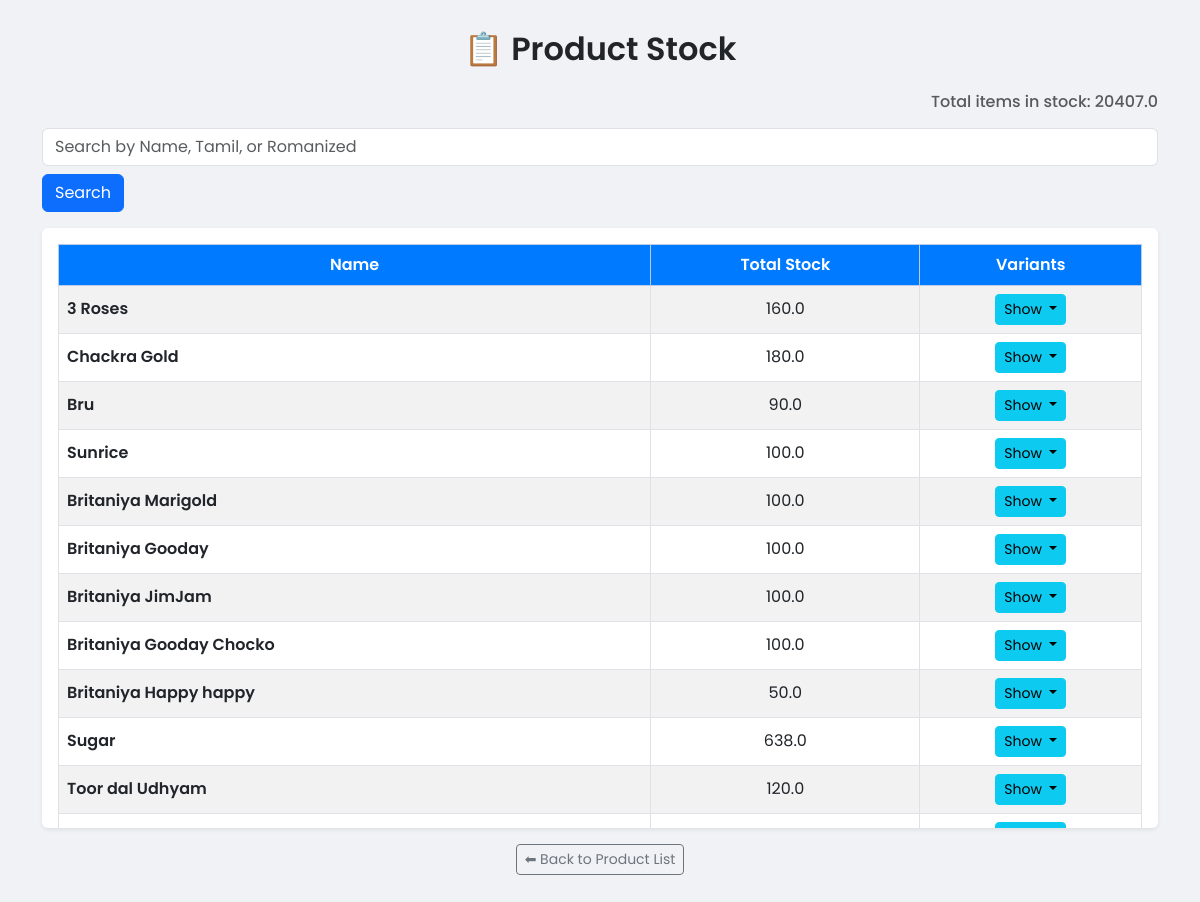
/stock (signed in), run on the app's committed database.
### Bill/models.py (models this page shows, shortened)
class Product(db.Model):
    __tablename__ = 'product'
    id = db.Column(db.Integer, primary_key=True)
    name = db.Column(db.String(100), nullable=False)
    variants = db.relationship('ProductVariant', back_populates='product', cascade='all, delete-orphan')
    sold_by = db.Column(db.String(20))
    price = db.Column(db.Float)
    tamil_name = db.Column(db.String(100))
    romanized_name = db.Column(db.String(100))
    @property
    def total_stock(self):
        return sum(variant.stock for variant in self.variants)

class ProductVariant(db.Model):
    __tablename__ = 'product_variant'
    id = db.Column(db.Integer, primary_key=True)
    product_id = db.Column(db.Integer, db.ForeignKey('product.id'), nullable=False)
    unit = db.Column(db.String(50), nullable=False)
    price = db.Column(db.Float, nullable=False)
    stock = db.Column(db.Float, nullable=False, default=0)
    product = db.relationship('Product', back_populates='variants')

### Bill/app.py (the view)
@app.route('/stock')
@login_required
@admin_required
def stock():
    query = request.args.get('search', '').strip().lower()
    if query:
        products = Product.query.filter(
            (Product.name.ilike(f'%{query}%')) |
            (Product.tamil_name.ilike(f'%{query}%')) |
            (Product.romanized_name.ilike(f'%{query}%'))
        ).all()
    else:
        products = Product.query.all()
    return render_template('stock.html', products=products, search_query=query)

### Bill/app.py (called while the page is built)
@login_manager.user_loader
def load_user(user_id):
    return User.query.get(int(user_id))

def admin_required(f):
    @wraps(f)
    def decorated_function(*args, **kwargs):
        if not current_user.is_authenticated or not getattr(current_user, "is_admin", False):
            abort(403)
        return f(*args, **kwargs)
    return decorated_function

@app.context_processor
def inject_now():
    return {'current_year': datetime.now().year}

### templates/stock.html (shortened to what this page needs)
<!DOCTYPE html>
<html lang="en">
<head>
    <link href="https://cdn.jsdelivr.net/npm/bootstrap@5.3.0/dist/css/bootstrap.min.css" rel="stylesheet">
</head>
<body>
<div class="container">
    <h2 class="text-center mb-4">📋 Product Stock</h2>
    <h6 class="text-end text-muted mb-3">
        Total items in stock: {{ products | map(attribute='total_stock') | sum }}
    </h6>
    <form method="get" action="{{ url_for('stock') }}" class="mb-3">
    <input type="text" name="search" class="form-control" placeholder="Search by Name, Tamil, or Romanized">
    <button type="submit" class="btn btn-primary mt-2">Search</button>
</form>
    <div class="table-responsive shadow-sm p-3 rounded bg-white">
        <table class="table table-bordered table-hover text-center align-middle table-striped product-table">
            <thead class="table-primary text-dark">
                <tr>
                    <th>Name</th>
                    <th>Total Stock</th>
                    <th>Variants</th>
                </tr>
            </thead>
            <tbody>
                {% for product in products %}
                <tr>
                    <td class="fw-semibold text-start">{{ product.name }}</td>
                    <td>{{ product.total_stock }}</td>
                    <td>
                        <div class="dropdown">
                            <button class="btn btn-info btn-sm dropdown-toggle" type="button" data-bs-toggle="dropdown" aria-expanded="false">
                                Show
                            </button>
                        </div>
                    </td>
                </tr>
                {% endfor %}
            </tbody>
        </table>
    </div>
    <div class="text-center mt-3">
        <a href="{{ url_for('home') }}" class="btn btn-outline-secondary btn-sm">⬅ Back to Product List</a>
    </div>
</div>
</body>
</html>

### templates/stock.html (style rules this page uses)
body { font-family: 'Poppins', sans-serif; background-color: #f1f2f6; padding: 30px; }
h2 { font-weight: 600; }
.product-table th { font-weight: 600; background-color: #007bff !important; color: white; vertical-align: middle; }
.product-table td { background-color: #ffffff; vertical-align: middle; }
.table-responsive { max-height: 600px; overflow-y: auto; }

### data on the page
Product: name "3 Roses", total_stock "160.0"
Product: name "Chackra Gold", total_stock "180.0"
Product: name "Bru", total_stock "90.0"
Product: name "Sunrice", total_stock "100.0"
Product: name "Britaniya Marigold", total_stock "100.0"
Product: name "Britaniya Gooday", total_stock "100.0"
Product: name "Britaniya JimJam", total_stock "100.0"
Product: name "Britaniya Gooday Chocko", total_stock "100.0"
Product: name "Britaniya Happy happy", total_stock "50.0"
Product: name "Sugar", total_stock "638.0"
Product: name "Toor dal Udhyam", total_stock "120.0"

### other printed values
{{ products | map(attribute='total_stock') | sum }} "20407.0"
